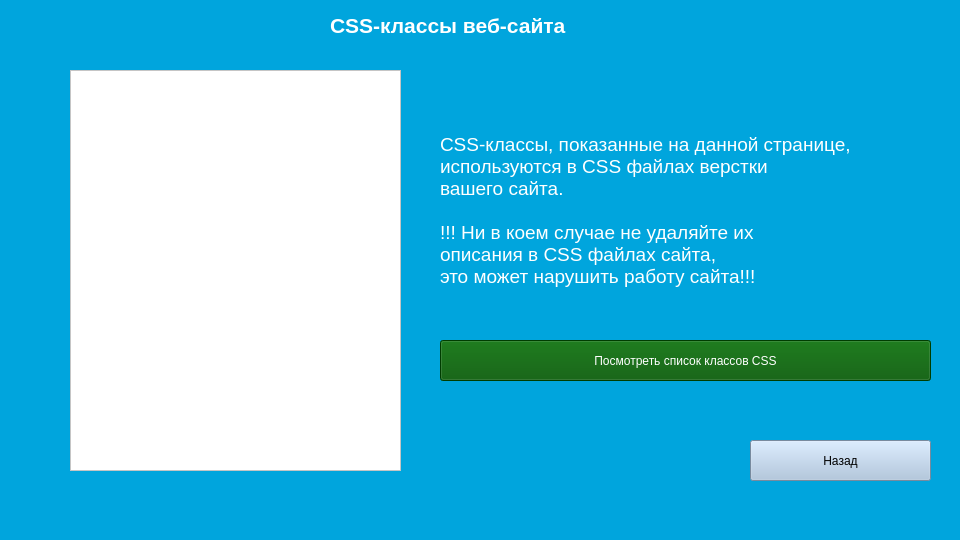
<?xml version="1.0" encoding="UTF-8"?>
<ui version="4.0">
 <class>MainWindow</class>
 <widget class="QMainWindow" name="MainWindow">
  <property name="geometry">
   <rect>
    <x>0</x>
    <y>0</y>
    <width>960</width>
    <height>540</height>
   </rect>
  </property>
  <property name="windowTitle">
   <string>MainWindow</string>
  </property>
  <property name="styleSheet">
   <string notr="true">background-color: rgb(0, 165, 221);</string>
  </property>
  <widget class="QWidget" name="centralwidget">
   <widget class="QLabel" name="label">
    <property name="geometry">
     <rect>
      <x>330</x>
      <y>-20</y>
      <width>311</width>
      <height>91</height>
     </rect>
    </property>
    <property name="styleSheet">
     <string notr="true">color: rgb(255, 255, 255);</string>
    </property>
    <property name="text">
     <string>&lt;html&gt;&lt;head/&gt;&lt;body&gt;&lt;p&gt;&lt;span style=&quot; font-size:16pt; font-weight:600;&quot;&gt;CSS-классы веб-сайта&lt;/span&gt;&lt;/p&gt;&lt;/body&gt;&lt;/html&gt;</string>
    </property>
   </widget>
   <widget class="QPushButton" name="pushButton_5">
    <property name="geometry">
     <rect>
      <x>750</x>
      <y>440</y>
      <width>181</width>
      <height>41</height>
     </rect>
    </property>
    <property name="styleSheet">
     <string notr="true">background-color: rgb(168, 193, 221);
font: 10pt &quot;MS Shell Dlg 2&quot;;
color: rgb(0, 0, 0);</string>
    </property>
    <property name="text">
     <string>Назад</string>
    </property>
    <property name="iconSize">
     <size>
      <width>40</width>
      <height>40</height>
     </size>
    </property>
   </widget>
   <widget class="QPushButton" name="pushButton_6">
    <property name="geometry">
     <rect>
      <x>440</x>
      <y>340</y>
      <width>491</width>
      <height>41</height>
     </rect>
    </property>
    <property name="styleSheet">
     <string notr="true">background-color: rgb(0, 85, 0);
color: rgb(255, 255, 255);
font: 10pt &quot;MS Shell Dlg 2&quot;;</string>
    </property>
    <property name="text">
     <string>Посмотреть список классов CSS</string>
    </property>
    <property name="iconSize">
     <size>
      <width>40</width>
      <height>40</height>
     </size>
    </property>
   </widget>
   <widget class="QLabel" name="label_2">
    <property name="geometry">
     <rect>
      <x>440</x>
      <y>110</y>
      <width>491</width>
      <height>201</height>
     </rect>
    </property>
    <property name="styleSheet">
     <string notr="true">color: rgb(255, 255, 255);</string>
    </property>
    <property name="text">
     <string>&lt;html&gt;&lt;head/&gt;&lt;body&gt;&lt;p&gt;&lt;span style=&quot; font-size:14pt;&quot;&gt;CSS-классы, показанные на данной странице, &lt;br/&gt;используются в CSS файлах верстки &lt;br/&gt;вашего сайта.&lt;br/&gt;&lt;br/&gt;!!! Ни в коем случае не удаляйте их &lt;br/&gt;описания в CSS файлах сайта, &lt;br/&gt;это может нарушить работу сайта!!!&lt;/span&gt;&lt;/p&gt;&lt;/body&gt;&lt;/html&gt;</string>
    </property>
   </widget>
   <widget class="QTextBrowser" name="textBrowser">
    <property name="geometry">
     <rect>
      <x>70</x>
      <y>70</y>
      <width>331</width>
      <height>401</height>
     </rect>
    </property>
    <property name="styleSheet">
     <string notr="true">background-color: rgb(255, 255, 255);
font: 12pt &quot;MS Shell Dlg 2&quot;;</string>
    </property>
   </widget>
  </widget>
  <widget class="QMenuBar" name="menubar">
   <property name="geometry">
    <rect>
     <x>0</x>
     <y>0</y>
     <width>960</width>
     <height>26</height>
    </rect>
   </property>
  </widget>
  <widget class="QStatusBar" name="statusbar"/>
 </widget>
 <resources/>
 <connections/>
</ui>
